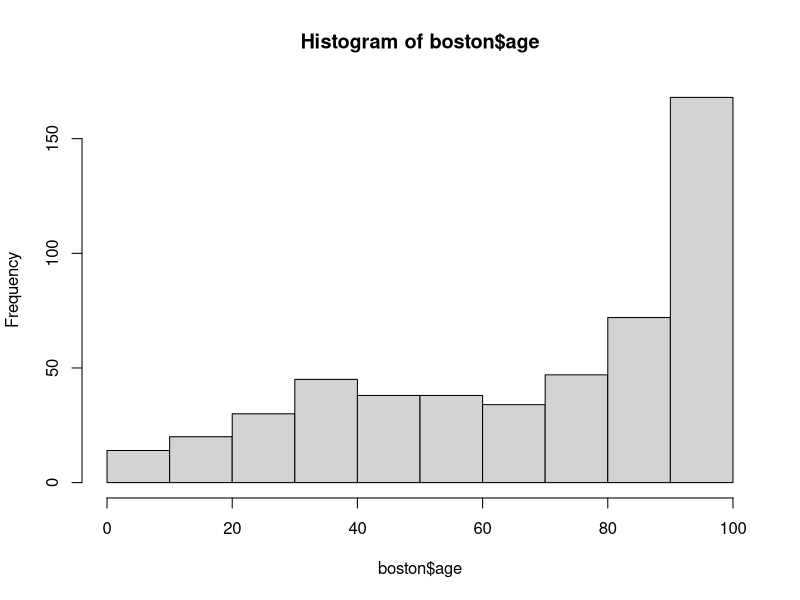
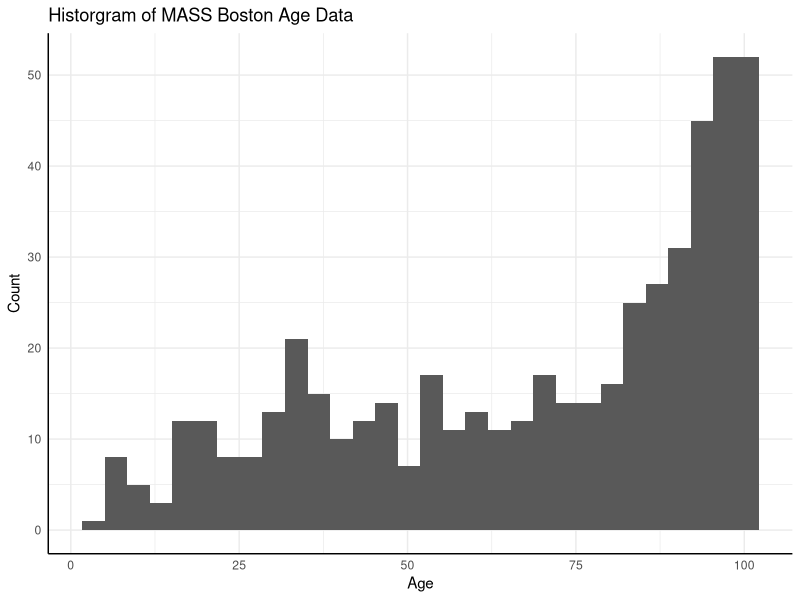
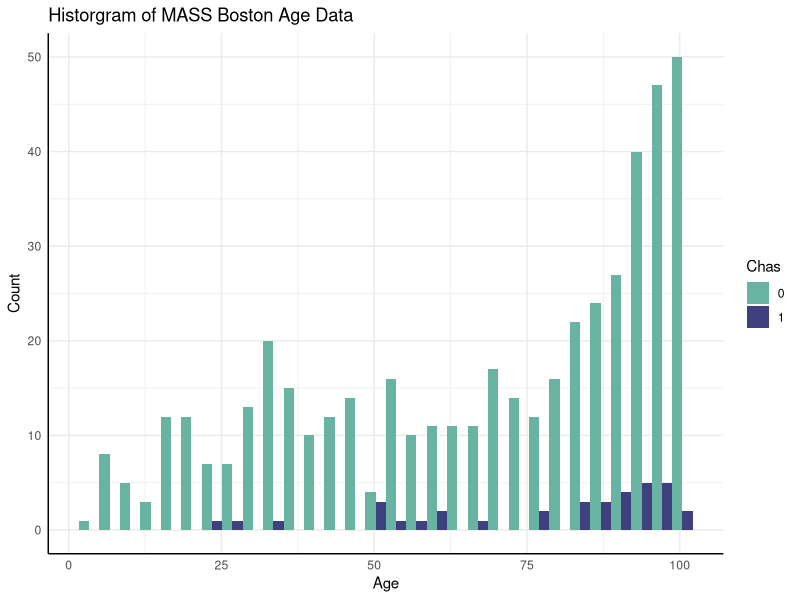
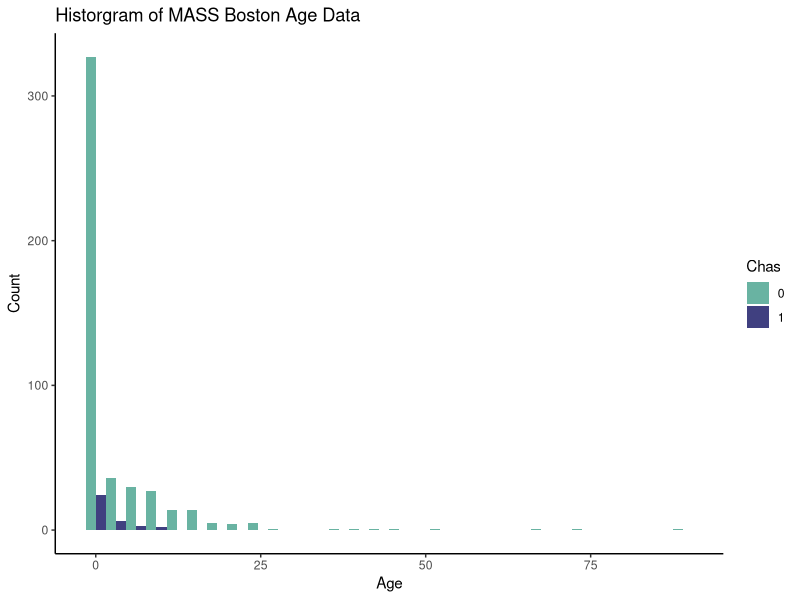
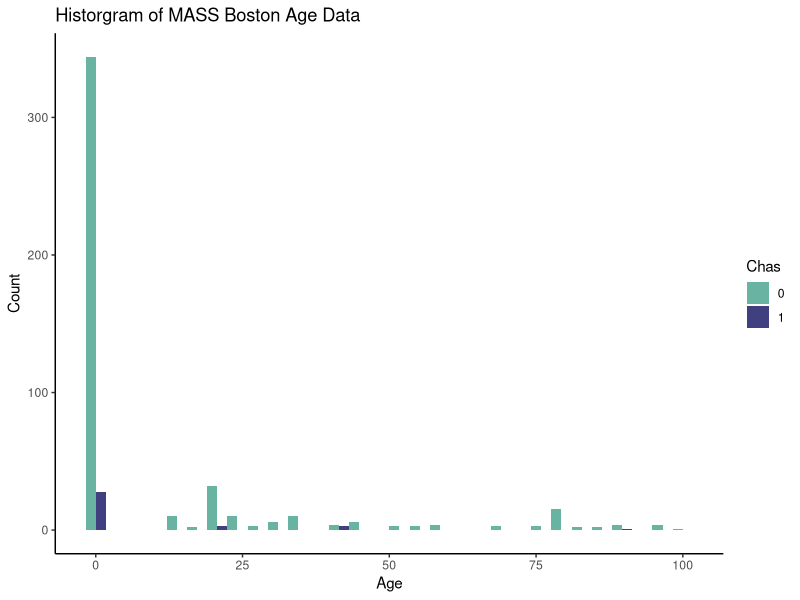
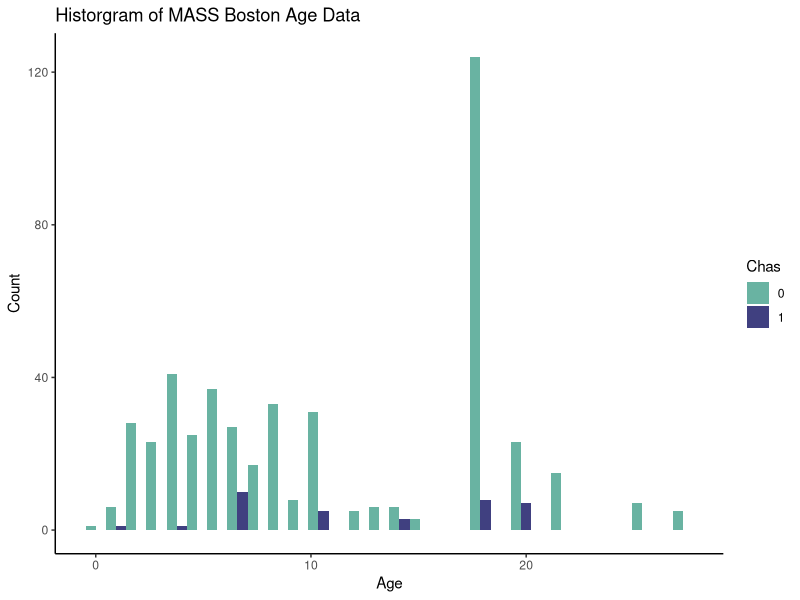
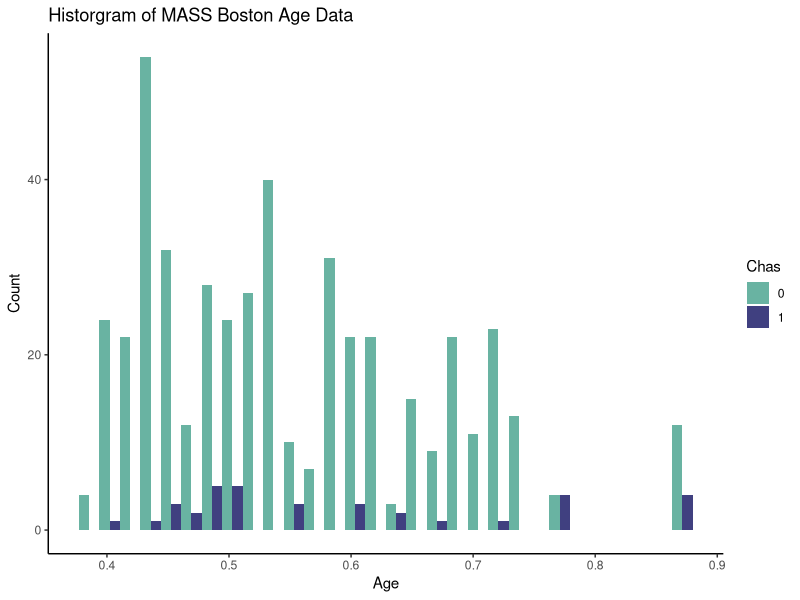
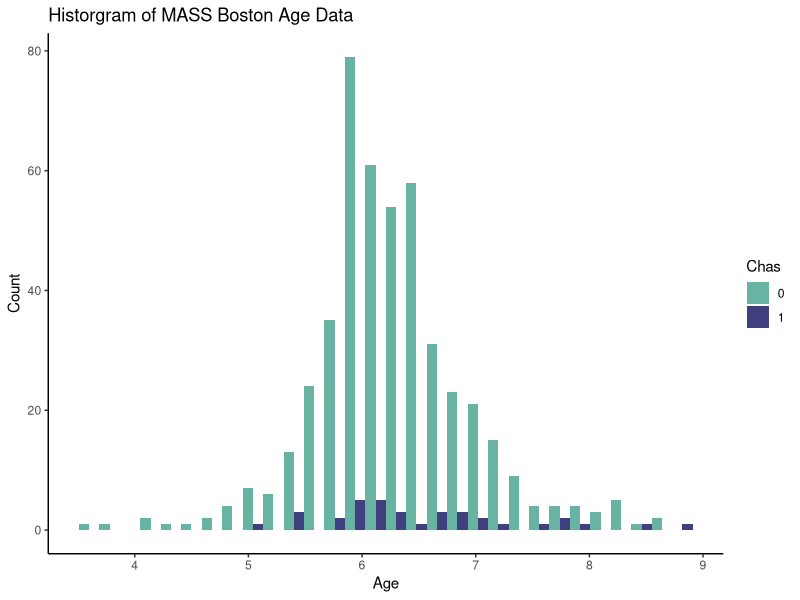

These figures' R source, in order:
## Maggie Lind
## Date: 06/21/2021
## Purpose: Playing with R (set up working space, load data, perform summary statistics, save results, make and save figure)
## Notes: all greened text is comment text and will not "run" in R  (## denotes a comment)

## Set up work space
  ## set the fold directory you want to pull and save data from/to
  setwd("/Users/Maggie/Dropbox/Yale/R_intro")
  ## load your packages 
  library(tidyverse) ## this is useful for data cleaning and includes ggplot2 which it good for data vis 
  library(dplyr)
  library(tidyr)
  library(ggplot2)
  library(lubridate)
  library(MASS) ## this package holds the data that will be used in this exercise 
  
## load data 
  ## EXAMPLE for future: if loading from CSV file 
    ## boston <- read.csv(put filepath here in quotes and make sure all \ are replaced with /)
  ## load data from MASS package 
    boston <- Boston 
    
  ## I MADE AN EDIT
  
## View data and such
  ## What is the data class
    class(boston) 
  ## All data
    View(boston)
  ## Variable names
    names(boston)
  ## What class are the different variables
    class(boston$crim)
    class(boston$chas)
  ## frequency tables for variable rad and chas
    table(boston$rad)
    table(boston$chas)
  ## frequency tables for rad by chas
    table(boston$rad, boston$chas)
  ## variable summary
    summary(boston$zn)
  ## variable summary by another variable
    boston %>% group_by(chas) %>% summarize(min(zn), max(zn), mean(zn)) %>% ungroup
    
## Using the data
  ## Make a new variable with age in days instead of years
    boston$age_years <- boston$age * 356.5
    ## look at the summary of your new variable - does it look correct?
    summary(boston$age_years)
  ## Create a table of mean values of the rm, medv, and lstat variables by chas
    table1 <- aggregate(cbind(rm, medv, lstat)~chas, data = boston, FUN = mean)
    ## OR
    table1.1 <- boston %>% group_by(chas) %>% summarize_at(c("rm", "medv", "lstat"), funs(mean))
  ## save resulting table to a CSV file
    write.csv(table1, "table1_example.csv")
  ## Making proportions: proportion rm > 6
    proportion_table <- nrow(boston[which(boston$rm > 6),])/nrow(boston)
    ## present as percent 
    percent_table <- proportion_table*100
    class(percent_table) ## the result is currently of class numeric and can be used in math functions 
    ## format percent (round to the nearest tenth and add %)
    percent_table <- paste(round(percent_table, 1), "%", sep = "") 
    class(percent_table) ## the result is now a character string and can no longer be used in math functions 
  
## Visualizing data 
  ## Make a histogram (chart of observation frequencies) of the ages in years
  hist(boston$age) ## simple but SO ugly 
  ## Make a nicer histogram 
  ggplot(boston, aes(age)) + geom_histogram() + 
    labs(title = "Historgram of MASS Boston Age Data", y = "Count", x = "Age") + theme_minimal() + 
    theme(axis.line = element_line(color = "black")) 
  ## Historgram of ages by Chas 
  ggplot(boston, aes(x = age, fill = as.factor(chas))) + geom_histogram(position = "dodge") + 
    labs(title = "Historgram of MASS Boston Age Data", y = "Count", x = "Age", fill = "Chas") + 
    scale_fill_manual(values=c("#69b3a2", "#404080")) + theme_minimal() + 
    theme(axis.line = element_line(color = "black")) 
  ## make a historgram of all variables by Chas and save using a LOOP
    lst <- names(boston)[names(boston) != "chas"]
    for(var in lst){
      ggplot(boston, aes(x = boston[,var], fill = as.factor(chas))) + geom_histogram(position = "dodge") + 
        labs(title = "Historgram of MASS Boston Age Data", y = "Count", x = "Age", fill = "Chas") + 
        scale_fill_manual(values=c("#69b3a2", "#404080")) + theme_classic()
      ggsave(paste("Figures/Loop_histogram_", var, ".png", sep = ""))
    }
    
  ## make a historgram of all variables by Chas and save using a user defined FUNCTION called fig
    lst <- names(boston)[names(boston) != "chas"]
    ## Write function
    fig <- function(data, var1, var2){
      p <- ggplot(data, aes(x = data[,var1], fill = as.factor(data[,var2]))) + geom_histogram(position = "dodge") + 
        labs(title = "Historgram of MASS Boston Age Data", y = "Count", x = str_to_title(var1), fill = "Chas") + 
        scale_fill_manual(values=c("#69b3a2", "#404080")) + theme_classic() 
      return(ggsave(paste("Figures/function_histogram_", var1, ".png", sep = "")))
    }
    ## Apply function to specific variable
    fig(boston, "age", "chas")
    ## Apply to all variables 
    lapply(lst, function(x){fig(boston, x, "chas")})
    
    
  
    
    
    
    
  
  